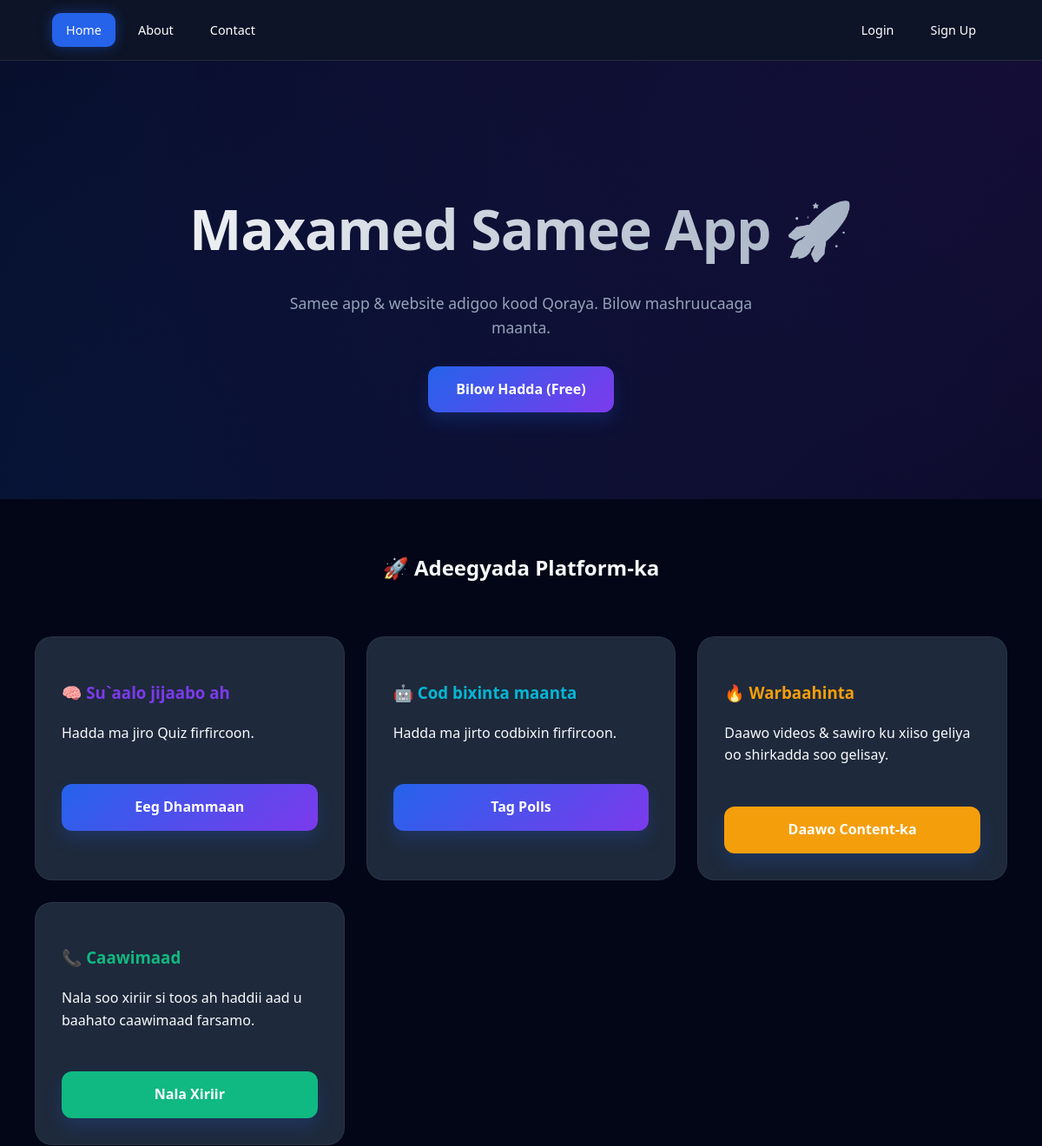
Before: / (upper part) with the older database file.
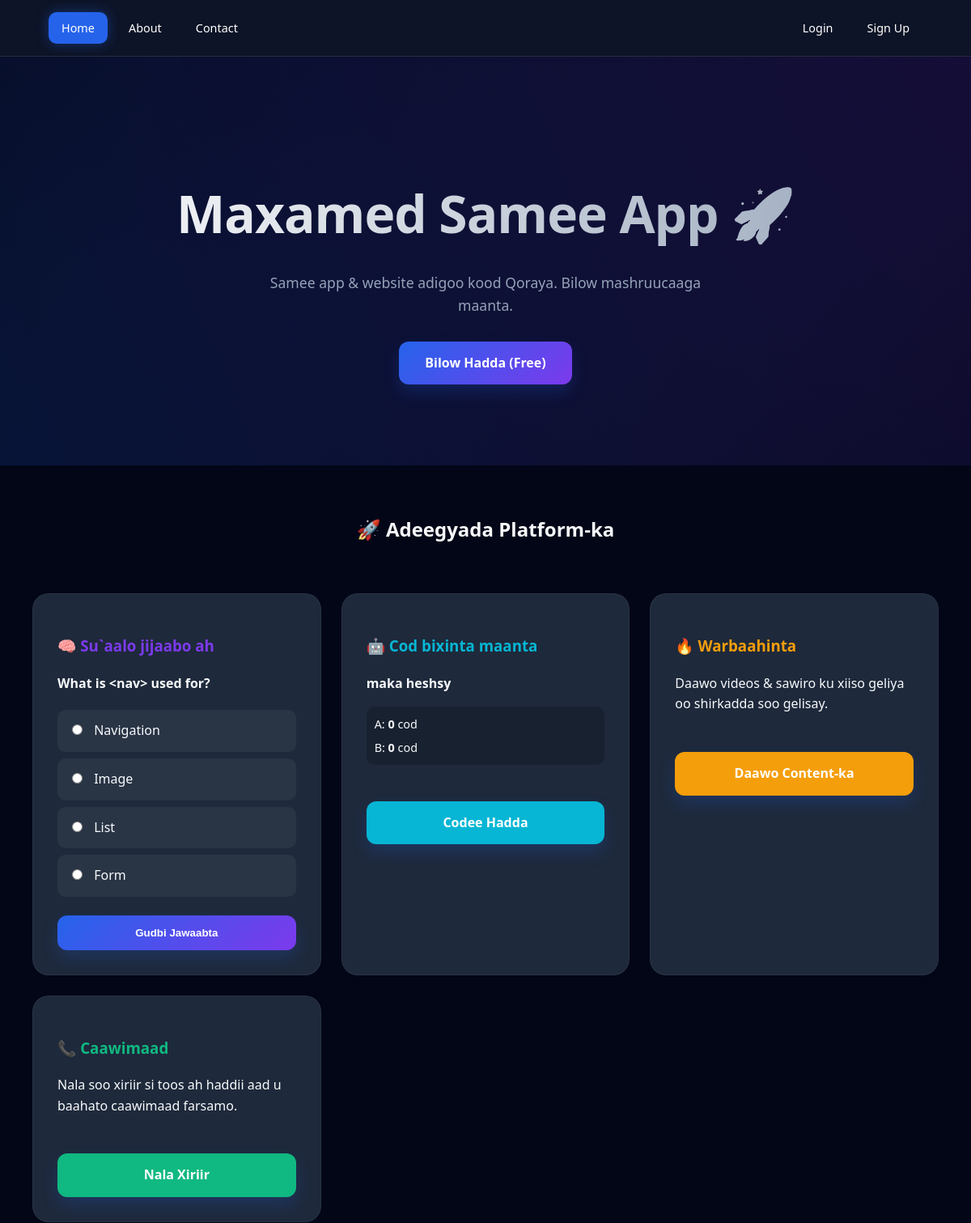
After: the same page with the newer database file.
### core/models.py (models this page shows, shortened)
class Quiz(models.Model):
    question = models.CharField(max_length=500)
    option1 = models.CharField(max_length=255)
    option2 = models.CharField(max_length=255)
    option3 = models.CharField(max_length=255)
    option4 = models.CharField(max_length=255)
    correct_answer = models.CharField(max_length=255)
    is_active = models.BooleanField(default=True)
    created_at = models.DateTimeField(auto_now_add=True)
    class Meta:
        verbose_name_plural = "Quizzes"

class Poll(models.Model):
    question = models.CharField(max_length=255)
    option1 = models.CharField(max_length=100)
    option2 = models.CharField(max_length=100)
    votes1 = models.IntegerField(default=0)
    votes2 = models.IntegerField(default=0)
    is_active = models.BooleanField(default=True)

### core/views.py (the view)
# urls.py: path('', views.home, name='home'),
def home(request):
    setting = SiteSetting.objects.first()
    if setting and setting.maintenance_mode and not request.user.is_staff:
        return redirect('maintenance')
    contents = HomepageContent.objects.filter(is_active=True).order_by('-created_at')
    main_contents = Content.objects.all().order_by('-created_at')
    quizzes = Quiz.objects.filter(is_active=True)
    quiz = random.choice(quizzes) if quizzes.exists() else None
    poll = Poll.objects.filter(is_active=True).last()
    return render(request, 'core/homepage.html', {
        'contents': contents,
        'main_contents': main_contents,
        'setting': setting,
        'quiz': quiz,
        'poll': poll
    })

### core/templates/core/homepage.html (shortened to what this page needs)
<!DOCTYPE html>
<html lang="en">
<head>
</head>
<body>
<div class="nav">
  <div class="nav-links">
    <a href="/" class="active">Home</a>
    <a href="/about/">About</a>
    <a href="/contact/">Contact</a>
  </div>
  <div class="nav-links">
    {% if user.is_authenticated %}
      <a href="/logout/">Logout</a>
    {% else %}
      <a href="/login/">Login</a>
      <a href="/register/">Sign Up</a>
    {% endif %}
  </div>
</div>
<div class="hero">
  <h1>Maxamed Samee App 🚀</h1>
  <p>Samee app & website adigoo kood Qoraya. Bilow mashruucaaga maanta.</p>
  {% if not user.is_authenticated %}
    <a href="/register/" class="btn">Bilow Hadda (Free)</a>
  {% else %}
    <a href="/dashboard/" class="btn">Gali Dashboard-kaaga</a>
  {% endif %}
</div>
<div class="container">
  <h2 class="section-title">🚀 Adeegyada Platform-ka</h2>
  <div class="grid">
    <div class="card">
      <h3 style="color: var(--secondary);">🧠 Su`aalo jijaabo ah</h3>
      {% if quiz %}
        <p style="font-weight: bold; margin-bottom: 20px;">{{ quiz.question }}</p>
        <form action="{% url 'submit_quiz' %}" method="POST">
            <label class="quiz-option">
                <input type="radio" name="answer" value="{{ quiz.option1 }}" required> {{ quiz.option1 }}
            </label>
            <label class="quiz-option">
                <input type="radio" name="answer" value="{{ quiz.option2 }}"> {{ quiz.option2 }}
            </label>
            <label class="quiz-option">
                <input type="radio" name="answer" value="{{ quiz.option3 }}"> {{ quiz.option3 }}
            </label>
            <label class="quiz-option">
                <input type="radio" name="answer" value="{{ quiz.option4 }}"> {{ quiz.option4 }}
            </label>
            <button type="submit" class="btn" style="margin-top:15px; width:100%;">Gudbi Jawaabta</button>
        </form>
      {% else %}
        <p>Hadda ma jiro Quiz firfircoon.</p>
        <a href="/quiz/" class="btn" style="width:100%; text-align:center;">Eeg Dhammaan</a>
      {% endif %}
    </div>
    <div class="card">
      <h3 style="color: #06b6d4;">🤖 Cod bixinta maanta </h3>
      {% if poll %}
        <p style="font-weight: bold;">{{ poll.question }}</p>
        <div style="margin: 15px 0; background: rgba(0,0,0,0.2); padding: 10px; border-radius: 10px;">
            <div style="margin-bottom: 5px; font-size: 0.9rem;">
                A: <b>{{ poll.votes1 }}</b> cod
            </div>
            <div style="font-size: 0.9rem;">
                B: <b>{{ poll.votes2 }}</b> cod
            </div>
        </div>
        <a href="/poll/" class="btn" style="width:100%; text-align:center; background: #06b6d4;">Codee Hadda</a>
      {% else %}
        <p>Hadda ma jirto codbixin firfircoon.</p>
        <a href="/poll/" class="btn" style="width:100%; text-align:center;">Tag Polls</a>
      {% endif %}
    </div>
    <div class="card">
      <h3 style="color: #f59e0b;">🔥 Warbaahinta </h3>
      <p>Daawo videos & sawiro ku xiiso geliya oo shirkadda soo gelisay.</p>
      <a href="/content/" class="btn" style="width:100%; text-align:center; background: #f59e0b;">Daawo Content-ka</a>
    </div>
    <div class="card">
      <h3 style="color: #10b981;">📞 Caawimaad</h3>
      <p>Nala soo xiriir si toos ah haddii aad u baahato caawimaad farsamo.</p>
      <a href="/contact/" class="btn" style="width:100%; text-align:center; background: #10b981;">Nala Xiriir</a>
    </div>
  </div>
</div>
</body>
</html>

Changed rows visible on the page:
added Quiz: question "What is <nav> used for?", option1 "Navigation", option2 "Image", option3 "List", option4 "Form"
added Poll: question "maka heshsy", votes1 "0", votes2 "0"
Other visible differences:
form field answer: (not shown) → "☐ Navigation"
form field answer: (not shown) → "☐ Image"
form field answer: (not shown) → "☐ List"
form field answer: (not shown) → "☐ Form"
text no longer shown: "Hadda ma jiro Quiz firfircoon. Eeg Dhammaan Hadda ma jirto codbixin firfircoon. Tag Polls"
text now shown: "Gudbi Jawaabta A: cod B: cod Codee Hadda"
